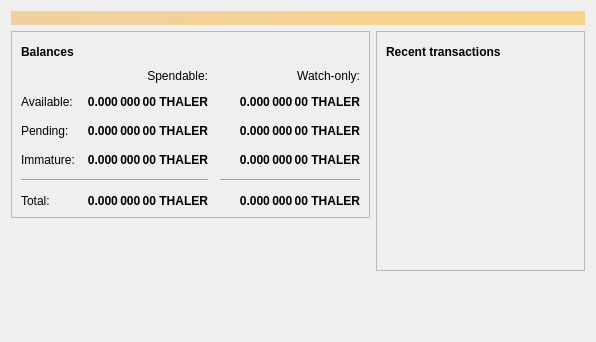
<?xml version="1.0" encoding="UTF-8"?>
<ui version="4.0">
 <class>OverviewPage</class>
 <widget class="QWidget" name="OverviewPage">
  <property name="geometry">
   <rect>
    <x>0</x>
    <y>0</y>
    <width>596</width>
    <height>342</height>
   </rect>
  </property>
  <property name="windowTitle">
   <string>Form</string>
  </property>
  <layout class="QVBoxLayout" name="topLayout">
   <item>
    <widget class="QLabel" name="labelAlerts">
     <property name="visible">
      <bool>false</bool>
     </property>
     <property name="styleSheet">
      <string notr="true">QLabel { background-color: qlineargradient(x1: 0, y1: 0, x2: 1, y2: 0, stop:0 #F0D0A0, stop:1 #F8D488); color:#000000; }</string>
     </property>
     <property name="wordWrap">
      <bool>true</bool>
     </property>
     <property name="margin">
      <number>3</number>
     </property>
     <property name="textInteractionFlags">
      <set>Qt::TextSelectableByMouse</set>
     </property>
    </widget>
   </item>
   <item>
    <layout class="QHBoxLayout" name="horizontalLayout" stretch="1,1">
     <item>
      <layout class="QVBoxLayout" name="verticalLayout_2">
       <item>
        <widget class="QFrame" name="frame">
         <property name="frameShape">
          <enum>QFrame::StyledPanel</enum>
         </property>
         <property name="frameShadow">
          <enum>QFrame::Raised</enum>
         </property>
         <layout class="QVBoxLayout" name="verticalLayout_4">
          <item>
           <layout class="QHBoxLayout" name="horizontalLayout_4">
            <item>
             <widget class="QLabel" name="label_5">
              <property name="font">
               <font>
                <weight>75</weight>
                <bold>true</bold>
               </font>
              </property>
              <property name="text">
               <string>Balances</string>
              </property>
             </widget>
            </item>
            <item>
             <widget class="QPushButton" name="labelWalletStatus">
              <property name="enabled">
               <bool>true</bool>
              </property>
              <property name="maximumSize">
               <size>
                <width>30</width>
                <height>16777215</height>
               </size>
              </property>
              <property name="toolTip">
               <string>The displayed information may be out of date. Your wallet automatically synchronizes with the Harzcoin network after a connection is established, but this process has not completed yet.</string>
              </property>
              <property name="text">
               <string/>
              </property>
              <property name="icon">
               <iconset resource="../harzcoin.qrc">
                <normaloff>:/icons/warning</normaloff>
                <disabledoff>:/icons/warning</disabledoff>:/icons/warning</iconset>
              </property>
              <property name="iconSize">
               <size>
                <width>24</width>
                <height>24</height>
               </size>
              </property>
              <property name="flat">
               <bool>true</bool>
              </property>
             </widget>
            </item>
            <item>
             <spacer name="horizontalSpacer_3">
              <property name="orientation">
               <enum>Qt::Horizontal</enum>
              </property>
              <property name="sizeHint" stdset="0">
               <size>
                <width>40</width>
                <height>20</height>
               </size>
              </property>
             </spacer>
            </item>
           </layout>
          </item>
          <item>
           <layout class="QGridLayout" name="gridLayout">
            <property name="spacing">
             <number>12</number>
            </property>
            <item row="2" column="2">
             <widget class="QLabel" name="labelWatchPending">
              <property name="font">
               <font>
                <weight>75</weight>
                <bold>true</bold>
               </font>
              </property>
              <property name="cursor">
               <cursorShape>IBeamCursor</cursorShape>
              </property>
              <property name="toolTip">
               <string>Unconfirmed transactions to watch-only addresses</string>
              </property>
              <property name="text">
               <string notr="true">0.000 000 00 THALER</string>
              </property>
              <property name="alignment">
               <set>Qt::AlignRight|Qt::AlignTrailing|Qt::AlignVCenter</set>
              </property>
              <property name="textInteractionFlags">
               <set>Qt::LinksAccessibleByMouse|Qt::TextSelectableByKeyboard|Qt::TextSelectableByMouse</set>
              </property>
             </widget>
            </item>
            <item row="2" column="1">
             <widget class="QLabel" name="labelUnconfirmed">
              <property name="font">
               <font>
                <weight>75</weight>
                <bold>true</bold>
               </font>
              </property>
              <property name="cursor">
               <cursorShape>IBeamCursor</cursorShape>
              </property>
              <property name="toolTip">
               <string>Total of transactions that have yet to be confirmed, and do not yet count toward the spendable balance</string>
              </property>
              <property name="text">
               <string notr="true">0.000 000 00 THALER</string>
              </property>
              <property name="alignment">
               <set>Qt::AlignRight|Qt::AlignTrailing|Qt::AlignVCenter</set>
              </property>
              <property name="textInteractionFlags">
               <set>Qt::LinksAccessibleByMouse|Qt::TextSelectableByKeyboard|Qt::TextSelectableByMouse</set>
              </property>
             </widget>
            </item>
            <item row="3" column="2">
             <widget class="QLabel" name="labelWatchImmature">
              <property name="font">
               <font>
                <weight>75</weight>
                <bold>true</bold>
               </font>
              </property>
              <property name="cursor">
               <cursorShape>IBeamCursor</cursorShape>
              </property>
              <property name="toolTip">
               <string>Mined balance in watch-only addresses that has not yet matured</string>
              </property>
              <property name="text">
               <string notr="true">0.000 000 00 THALER</string>
              </property>
              <property name="alignment">
               <set>Qt::AlignRight|Qt::AlignTrailing|Qt::AlignVCenter</set>
              </property>
              <property name="textInteractionFlags">
               <set>Qt::LinksAccessibleByMouse|Qt::TextSelectableByKeyboard|Qt::TextSelectableByMouse</set>
              </property>
             </widget>
            </item>
            <item row="4" column="0" colspan="2">
             <widget class="Line" name="line">
              <property name="orientation">
               <enum>Qt::Horizontal</enum>
              </property>
             </widget>
            </item>
            <item row="4" column="2">
             <widget class="Line" name="lineWatchBalance">
              <property name="sizePolicy">
               <sizepolicy hsizetype="Preferred" vsizetype="Fixed">
                <horstretch>0</horstretch>
                <verstretch>0</verstretch>
               </sizepolicy>
              </property>
              <property name="minimumSize">
               <size>
                <width>140</width>
                <height>0</height>
               </size>
              </property>
              <property name="orientation">
               <enum>Qt::Horizontal</enum>
              </property>
             </widget>
            </item>
            <item row="5" column="0">
             <widget class="QLabel" name="labelTotalText">
              <property name="text">
               <string>Total:</string>
              </property>
             </widget>
            </item>
            <item row="3" column="1">
             <widget class="QLabel" name="labelImmature">
              <property name="font">
               <font>
                <weight>75</weight>
                <bold>true</bold>
               </font>
              </property>
              <property name="cursor">
               <cursorShape>IBeamCursor</cursorShape>
              </property>
              <property name="toolTip">
               <string>Mined balance that has not yet matured</string>
              </property>
              <property name="text">
               <string notr="true">0.000 000 00 THALER</string>
              </property>
              <property name="alignment">
               <set>Qt::AlignRight|Qt::AlignTrailing|Qt::AlignVCenter</set>
              </property>
              <property name="textInteractionFlags">
               <set>Qt::LinksAccessibleByMouse|Qt::TextSelectableByKeyboard|Qt::TextSelectableByMouse</set>
              </property>
             </widget>
            </item>
            <item row="2" column="3">
             <spacer name="horizontalSpacer_2">
              <property name="orientation">
               <enum>Qt::Horizontal</enum>
              </property>
              <property name="sizeHint" stdset="0">
               <size>
                <width>40</width>
                <height>20</height>
               </size>
              </property>
             </spacer>
            </item>
            <item row="3" column="0">
             <widget class="QLabel" name="labelImmatureText">
              <property name="text">
               <string>Immature:</string>
              </property>
             </widget>
            </item>
            <item row="5" column="1">
             <widget class="QLabel" name="labelTotal">
              <property name="font">
               <font>
                <weight>75</weight>
                <bold>true</bold>
               </font>
              </property>
              <property name="cursor">
               <cursorShape>IBeamCursor</cursorShape>
              </property>
              <property name="toolTip">
               <string>Your current total balance</string>
              </property>
              <property name="text">
               <string notr="true">0.000 000 00 THALER</string>
              </property>
              <property name="alignment">
               <set>Qt::AlignRight|Qt::AlignTrailing|Qt::AlignVCenter</set>
              </property>
              <property name="textInteractionFlags">
               <set>Qt::LinksAccessibleByMouse|Qt::TextSelectableByKeyboard|Qt::TextSelectableByMouse</set>
              </property>
             </widget>
            </item>
            <item row="5" column="2">
             <widget class="QLabel" name="labelWatchTotal">
              <property name="font">
               <font>
                <weight>75</weight>
                <bold>true</bold>
               </font>
              </property>
              <property name="cursor">
               <cursorShape>IBeamCursor</cursorShape>
              </property>
              <property name="toolTip">
               <string>Current total balance in watch-only addresses</string>
              </property>
              <property name="text">
               <string notr="true">0.000 000 00 THALER</string>
              </property>
              <property name="alignment">
               <set>Qt::AlignRight|Qt::AlignTrailing|Qt::AlignVCenter</set>
              </property>
              <property name="textInteractionFlags">
               <set>Qt::LinksAccessibleByMouse|Qt::TextSelectableByKeyboard|Qt::TextSelectableByMouse</set>
              </property>
             </widget>
            </item>
            <item row="0" column="2">
             <widget class="QLabel" name="labelWatchonly">
              <property name="text">
               <string>Watch-only:</string>
              </property>
              <property name="alignment">
               <set>Qt::AlignRight|Qt::AlignTrailing|Qt::AlignVCenter</set>
              </property>
             </widget>
            </item>
            <item row="1" column="0">
             <widget class="QLabel" name="labelBalanceText">
              <property name="text">
               <string>Available:</string>
              </property>
             </widget>
            </item>
            <item row="1" column="1">
             <widget class="QLabel" name="labelBalance">
              <property name="font">
               <font>
                <weight>75</weight>
                <bold>true</bold>
               </font>
              </property>
              <property name="cursor">
               <cursorShape>IBeamCursor</cursorShape>
              </property>
              <property name="toolTip">
               <string>Your current spendable balance</string>
              </property>
              <property name="text">
               <string notr="true">0.000 000 00 THALER</string>
              </property>
              <property name="alignment">
               <set>Qt::AlignRight|Qt::AlignTrailing|Qt::AlignVCenter</set>
              </property>
              <property name="textInteractionFlags">
               <set>Qt::LinksAccessibleByMouse|Qt::TextSelectableByKeyboard|Qt::TextSelectableByMouse</set>
              </property>
             </widget>
            </item>
            <item row="1" column="2">
             <widget class="QLabel" name="labelWatchAvailable">
              <property name="font">
               <font>
                <weight>75</weight>
                <bold>true</bold>
               </font>
              </property>
              <property name="cursor">
               <cursorShape>IBeamCursor</cursorShape>
              </property>
              <property name="toolTip">
               <string>Your current balance in watch-only addresses</string>
              </property>
              <property name="text">
               <string notr="true">0.000 000 00 THALER</string>
              </property>
              <property name="alignment">
               <set>Qt::AlignRight|Qt::AlignTrailing|Qt::AlignVCenter</set>
              </property>
              <property name="textInteractionFlags">
               <set>Qt::LinksAccessibleByMouse|Qt::TextSelectableByKeyboard|Qt::TextSelectableByMouse</set>
              </property>
             </widget>
            </item>
            <item row="2" column="0">
             <widget class="QLabel" name="labelPendingText">
              <property name="text">
               <string>Pending:</string>
              </property>
             </widget>
            </item>
            <item row="0" column="1">
             <widget class="QLabel" name="labelSpendable">
              <property name="text">
               <string>Spendable:</string>
              </property>
              <property name="alignment">
               <set>Qt::AlignRight|Qt::AlignTrailing|Qt::AlignVCenter</set>
              </property>
             </widget>
            </item>
           </layout>
          </item>
         </layout>
        </widget>
       </item>
       <item>
        <spacer name="verticalSpacer">
         <property name="orientation">
          <enum>Qt::Vertical</enum>
         </property>
         <property name="sizeHint" stdset="0">
          <size>
           <width>20</width>
           <height>40</height>
          </size>
         </property>
        </spacer>
       </item>
      </layout>
     </item>
     <item>
      <layout class="QVBoxLayout" name="verticalLayout_3">
       <item>
        <widget class="QFrame" name="frame_2">
         <property name="frameShape">
          <enum>QFrame::StyledPanel</enum>
         </property>
         <property name="frameShadow">
          <enum>QFrame::Raised</enum>
         </property>
         <layout class="QVBoxLayout" name="verticalLayout">
          <item>
           <layout class="QHBoxLayout" name="horizontalLayout_2">
            <item>
             <widget class="QLabel" name="label_4">
              <property name="font">
               <font>
                <weight>75</weight>
                <bold>true</bold>
               </font>
              </property>
              <property name="text">
               <string>Recent transactions</string>
              </property>
             </widget>
            </item>
            <item>
             <widget class="QPushButton" name="labelTransactionsStatus">
              <property name="enabled">
               <bool>true</bool>
              </property>
              <property name="maximumSize">
               <size>
                <width>30</width>
                <height>16777215</height>
               </size>
              </property>
              <property name="toolTip">
               <string>The displayed information may be out of date. Your wallet automatically synchronizes with the Harzcoin network after a connection is established, but this process has not completed yet.</string>
              </property>
              <property name="text">
               <string/>
              </property>
              <property name="icon">
               <iconset resource="../harzcoin.qrc">
                <normaloff>:/icons/warning</normaloff>
                <disabledoff>:/icons/warning</disabledoff>:/icons/warning</iconset>
              </property>
              <property name="iconSize">
               <size>
                <width>24</width>
                <height>24</height>
               </size>
              </property>
              <property name="flat">
               <bool>true</bool>
              </property>
             </widget>
            </item>
            <item>
             <spacer name="horizontalSpacer">
              <property name="orientation">
               <enum>Qt::Horizontal</enum>
              </property>
              <property name="sizeHint" stdset="0">
               <size>
                <width>40</width>
                <height>20</height>
               </size>
              </property>
             </spacer>
            </item>
           </layout>
          </item>
          <item>
           <widget class="QListView" name="listTransactions">
            <property name="styleSheet">
             <string notr="true">QListView { background: transparent; }</string>
            </property>
            <property name="frameShape">
             <enum>QFrame::NoFrame</enum>
            </property>
            <property name="verticalScrollBarPolicy">
             <enum>Qt::ScrollBarAlwaysOff</enum>
            </property>
            <property name="horizontalScrollBarPolicy">
             <enum>Qt::ScrollBarAlwaysOff</enum>
            </property>
            <property name="selectionMode">
             <enum>QAbstractItemView::NoSelection</enum>
            </property>
           </widget>
          </item>
         </layout>
        </widget>
       </item>
       <item>
        <spacer name="verticalSpacer_2">
         <property name="orientation">
          <enum>Qt::Vertical</enum>
         </property>
         <property name="sizeHint" stdset="0">
          <size>
           <width>20</width>
           <height>40</height>
          </size>
         </property>
        </spacer>
       </item>
      </layout>
     </item>
    </layout>
   </item>
  </layout>
 </widget>
 <resources/>
 <connections/>
</ui>
